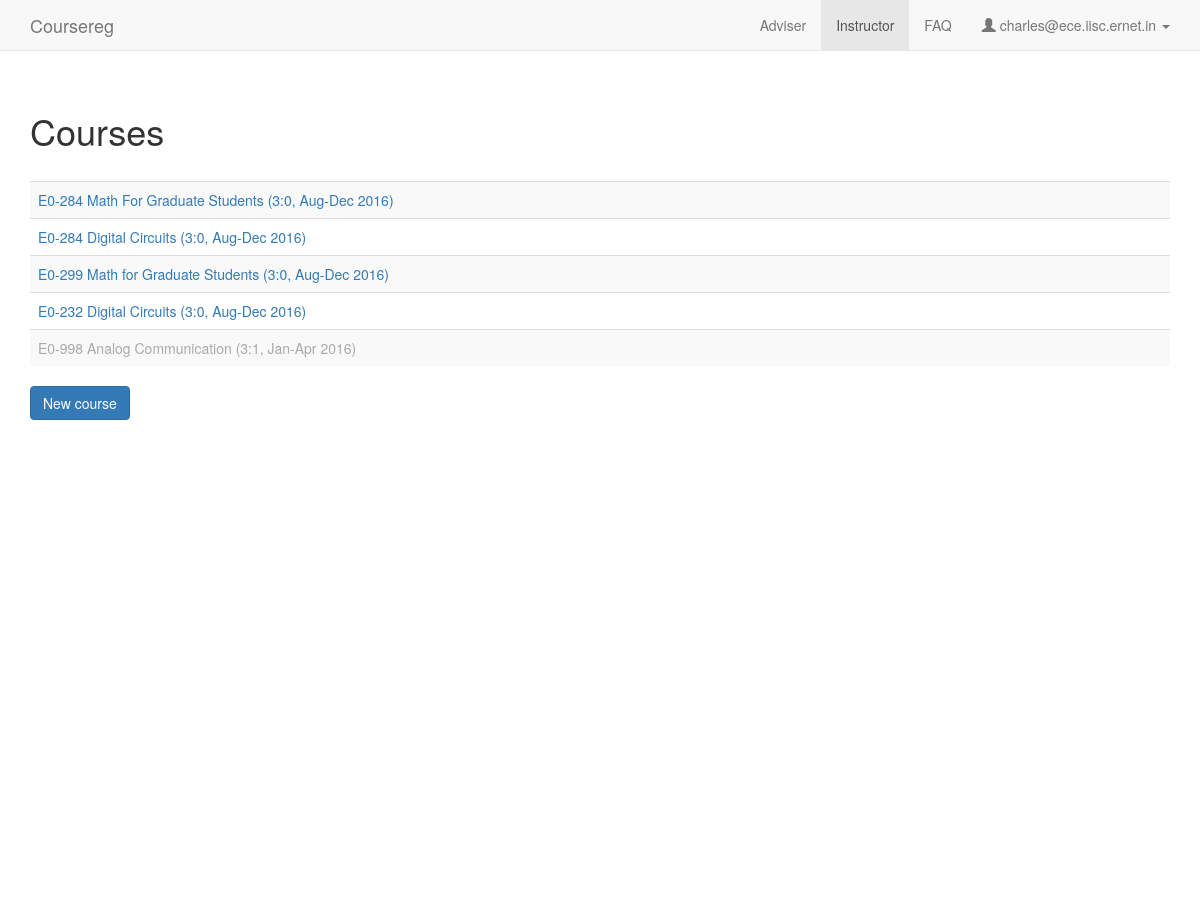
Page /instructor (signed in) on the earlier database version.
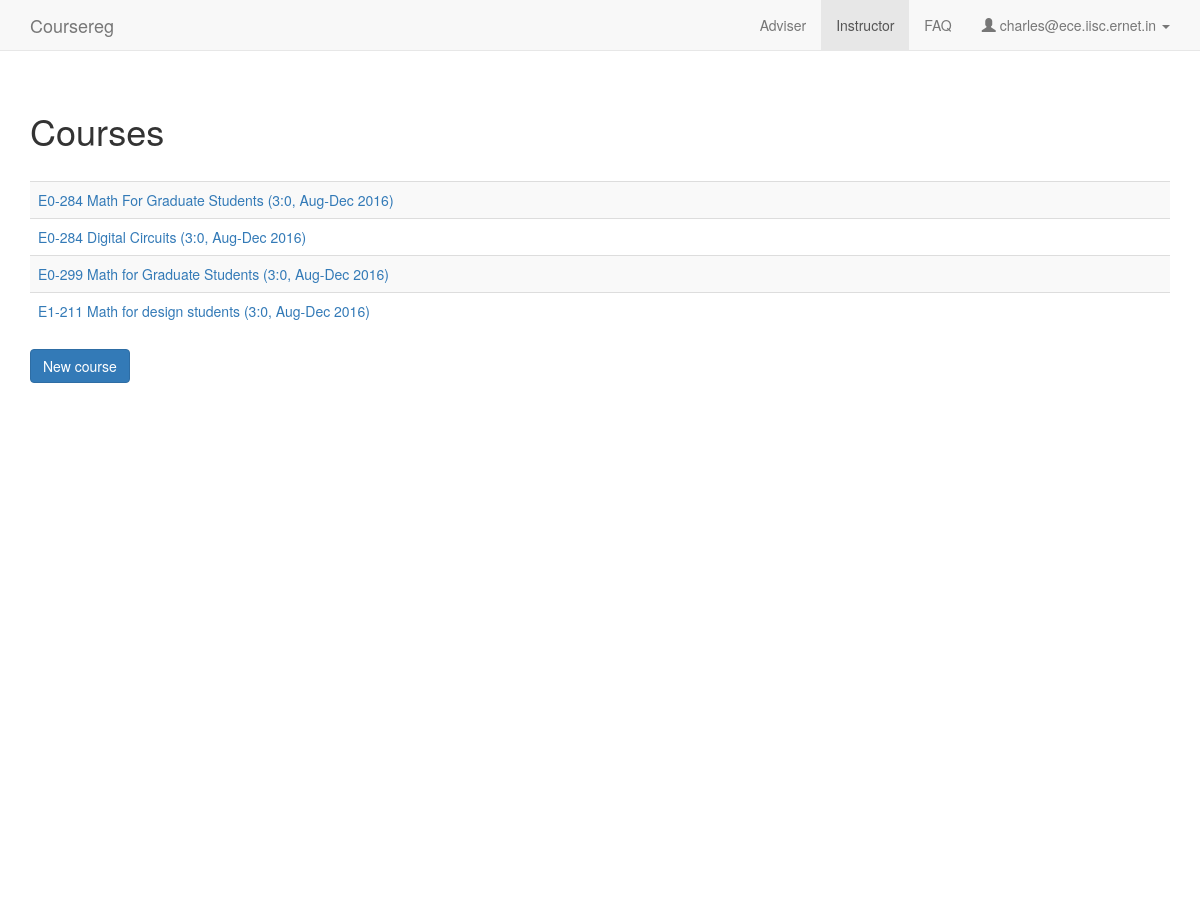
Same page on the later database version.
### coursereg/models.py (models this page shows, shortened)
class Course(models.Model):
    num = models.CharField(max_length=100)
    title = models.CharField(max_length=200)
    department = models.ForeignKey(Department, on_delete=models.CASCADE)
    term = models.ForeignKey(Term)
    credits = models.CharField(max_length=100, default='', verbose_name="Credits (ex: 3:0)")
    should_count_towards_cgpa = models.BooleanField(default=True)
    is_instructor_review_pending = models.BooleanField(default=False)
    created_at = models.DateTimeField(auto_now_add=True)
    updated_at = models.DateTimeField(auto_now=True)
    timings = models.CharField(max_length=100, default='Not fixed yet')
    def is_last_grade_date_passed(self):
        return timezone.now() > self.term.last_grade_date
    def __unicode__(self):
        return self.num + ' ' + self.title + ' (%s, %s)' % (self.credits, self.term)

class Term(models.Model):
    name = models.CharField(max_length=100)
    year = models.CharField(max_length=4)
    start_reg_date = models.DateTimeField(default=timezone.now)
    last_reg_date = models.DateTimeField(default=timezone.now)
    last_adviser_approval_date = models.DateTimeField(default=timezone.now)
    last_instructor_approval_date = models.DateTimeField(default=timezone.now)
    last_cancellation_date = models.DateTimeField(default=timezone.now)
    last_conversion_date = models.DateTimeField(default=timezone.now)
    last_drop_date = models.DateTimeField(default=timezone.now)
    last_grade_date = models.DateTimeField(default=timezone.now)
    is_active = models.BooleanField(default=True)
    def __unicode__(self):
        return '%s %s' % (self.name, self.year)

### coursereg/views/instructor.py (the view)
# urls.py: url(r'^instructor$', views.instructor.index, name='instructor'),
@login_required
def index(request):
    if not request.user.user_type == models.User.USER_TYPE_FACULTY:
        raise PermissionDenied
    context = {
        'user_type': 'faculty',
        'nav_active': 'instructor',
        'user_email': request.user.email,
        'can_faculty_create_courses': models.Config.can_faculty_create_courses(),
        'courses': [p.course for p in models.Participant.objects.filter(user=request.user).order_by('-course__term__last_reg_date', '-course__is_instructor_review_pending')]
    }
    return render(request, 'coursereg/instructor.html', context)

### coursereg/models.py (called while the page is built)
    @classmethod
    def can_faculty_create_courses(cls):
        c = cls.objects.filter(key="can_faculty_create_courses").first()
        if c:
            return c.value == "1" or c.value == "true"

### coursereg/templates/coursereg/instructor.html (shortened to what this page needs)
{% extends "coursereg/base.html" %}
{% block body %}
{% include "coursereg/nav.html" %}
<div class="container" id="maincontainer">
    <div class="row top-buffer-1">
        <div class="col-md-12">
            <h1>Courses</h1>
        </div>
    </div>
    <div class="row top-buffer-1">
        <div class="col-md-12">
            <table class="table table-striped">
            {% for course in courses %}
                <tr>
                    <td>
                        {% if course.is_last_grade_date_passed %}
                        <a class="inactive" href="{% url 'coursereg:instructor_detail' course.id %}">{{ course }}</a>
                        {% else %}
                        <a href="{% url 'coursereg:instructor_detail' course.id %}">{{ course }}</a>
                        {% endif %}
                    </td>
                </tr>
            {% endfor %}
            </table>
        </div>
    </div>
    {% if can_faculty_create_courses %}
    <div class="row">
        <div class="col-md-12">
            <a href="{% url 'coursereg:instructor_new_course' %}" class="btn btn-primary">New course</a>
        </div>
    </div>
    {% endif %}
</div>
{% endblock %}

Differences in the rows shown:
removed Course: num+title+credits "E0-232 Digital Circuits (3:0, Aug-Dec 2016)"
removed Course: num+title+credits "E0-998 Analog Communication (3:1, Jan-Apr 2016)"
added Course: num+title+credits "E1-211 Math for design students (3:0, Aug-Dec 2016)"
